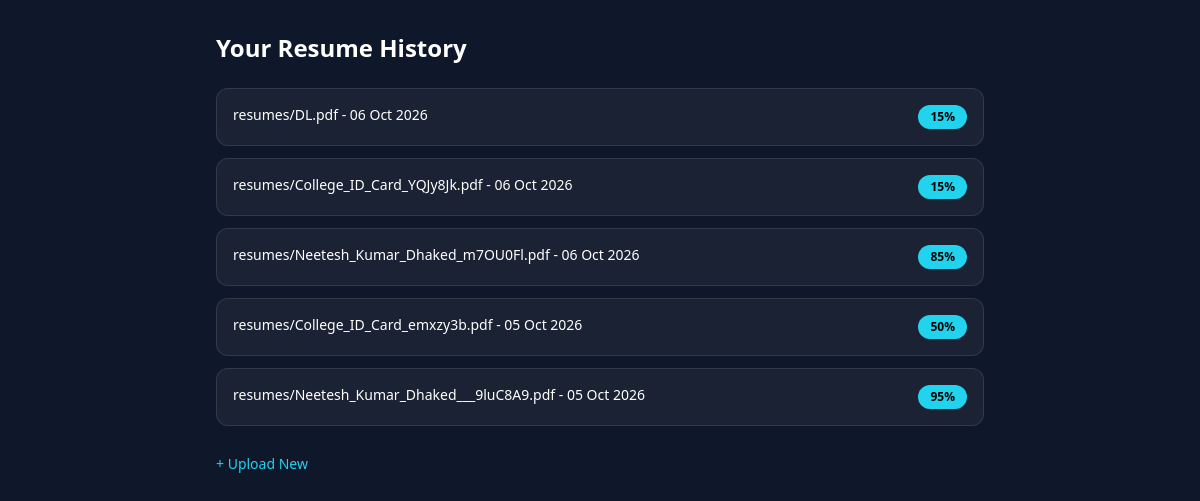
The page /resumes/history/ (signed in) on the database its author committed.
### resumes/models.py (models this page shows, shortened)
class Resume(models.Model):
    user = models.ForeignKey(User, on_delete=models.CASCADE)
    skills = models.TextField(blank=True)
    file = models.FileField(upload_to='resumes/')
    uploaded_at = models.DateTimeField(auto_now_add=True)
    extracted_text = models.TextField(blank=True)
    ats_score = models.IntegerField(default=0)

### resumes/views.py (the view)
# urls.py: path('history/', views.resume_history, name='resume_history'),
@login_required
def resume_history(request):
    resumes = Resume.objects.filter(user=request.user).order_by('-id')
    return render(request, 'resumes/history.html', {'resumes': resumes})

### resumes/templates/resumes/history.html
<!DOCTYPE html>
<html><head><script src="https://cdn.tailwindcss.com"></script></head>
<body class="bg-[#0f172a] text-white p-8">
<div class="max-w-3xl mx-auto">
  <h1 class="text-2xl font-bold mb-6">Your Resume History</h1>
  {% for r in resumes %}
  <div class="bg-white/5 border border-white/10 p-4 rounded-xl flex justify-between mb-3">
    <span class="text-sm">{{ r.file.name }} - {{ r.uploaded_at|date:"d M Y" }}</span>
    <span class="bg-cyan-400 text-black px-3 py-1 rounded-full text-xs font-bold">{{ r.ats_score }}%</span>
  </div>
  {% empty %}<p class="text-slate-400">No resumes yet</p>{% endfor %}
  <a href="/resumes/upload/" class="text-cyan-400 text-sm mt-4 inline-block">+ Upload New</a>
</div>
</body></html>

### rows shown on the page
Resume: file.name "resumes/DL.pdf", uploaded_at "06 Oct 2026", ats_score "15"
Resume: file.name "resumes/College_ID_Card_YQJy8Jk.pdf", uploaded_at "06 Oct 2026", ats_score "15"
Resume: file.name "resumes/Neetesh_Kumar_Dhaked_m7OU0Fl.pdf", uploaded_at "06 Oct 2026", ats_score "85"
Resume: file.name "resumes/College_ID_Card_emxzy3b.pdf", uploaded_at "05 Oct 2026", ats_score "50"
Resume: file.name "resumes/Neetesh_Kumar_Dhaked___9luC8A9.pdf", uploaded_at "05 Oct 2026", ats_score "95"
